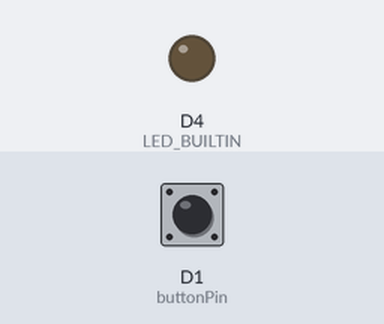
Simulated run of this sketch. Board: ESP8266 (NodeMCU). On the bench: output pins drawn as LEDs (lit = HIGH, except the on-board LED, lit = LOW). The test bench sets the inputs (shaded band); at power-on: D1 (buttonPin) HIGH. WiFi joins after 1.5 s; servers stay silent unless stated.

Above: at 2.8 s.
2.9 s: D1 (buttonPin) pulled LOW for 0.15 s
At 2.98 s:
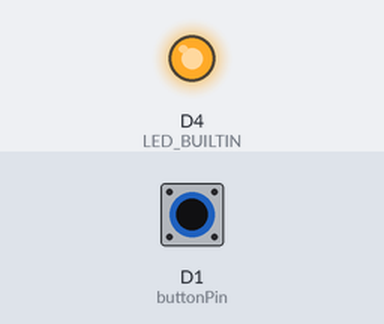
4.5 s: D1 (buttonPin) pulled LOW for 3.2 s
At 8.2 s:
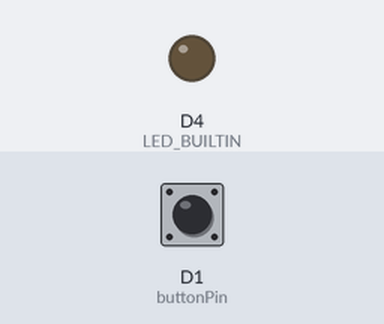
Timing chart, 0 to 9.7 s (numbered marks = the images above; inputs shaded):
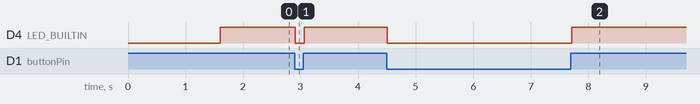

The sketch:

theButtonBot.ino
```cpp
/*********************************
 * TOB THE BUTTON BOT
 *
 * telegram bot which sends emergency meeting pic (or any other pic)
 * when you press a physical button
 *
 * connection:
 *
 * pin -- button -- GND
 *
 *  * *****************************/

// ----------------------------
// Standard ESP8266 Libraries
// ----------------------------

#include <ESP8266WiFi.h>

#include <WiFiClientSecure.h>

// ----------------------------
// Additional Libraries - each one of these will need to be installed.
// ----------------------------

#include <UniversalTelegramBot.h>

// Initialize Wifi connection to the router
char ssid[] = "XXXXXXX";     // your network SSID (name)
char password[] = "XXXXXXXX"; // your network key

// Initialize Telegram BOT
#define BOTtoken "XXXXXXXXXXXXXXXXXXXXXXXXXXXXXXXXXXXXXXXXXXXXXXXX" // your Bot Token (Get from @Botfather)

WiFiClientSecure client;
UniversalTelegramBot bot(BOTtoken, client);

String photo_url = "xxxxxxxxxxxxxxxxxxxxxxxxxxxxxxxx"; //the url of the pic
#define buttonPin D1 //change D1 with your pin (must have pullup or it will need a 10k ohm resistor)
int old_status = 1;
String chat_id = "XXXXXXX"; // your or your group chat id (use @myidbot)

void setup() {
  client.setInsecure();
  WiFi.mode(WIFI_STA);
  WiFi.disconnect();
  delay(100);
  // attempt to connect to Wifi network:
  WiFi.begin(ssid, password);
  while (WiFi.status() != WL_CONNECTED) {
    delay(500);
  }
  pinMode(buttonPin, INPUT_PULLUP);
  pinMode(LED_BUILTIN, OUTPUT);
}

void loop() {
  digitalWrite(LED_BUILTIN, old_status);
  if (digitalRead(buttonPin) == 0 && digitalRead(buttonPin) != old_status) { //prevent spamming (debouncing the button)
    old_status = 0;
    digitalWrite(LED_BUILTIN, old_status); // used for feedback
    bot.sendPhoto(chat_id, photo_url, ""); // you can write what you want as pic description between ""
  } else if (digitalRead(buttonPin) == 1){
    old_status = 1;
  }
  delay(10);
}
```

Measured:
- after the input at 2.9 s, D4 (LED_BUILTIN): HIGH → LOW at once, → HIGH 0.16 s later
- after the input at 4.5 s, D4 (LED_BUILTIN): HIGH → LOW at once, → HIGH 3.2 s later
